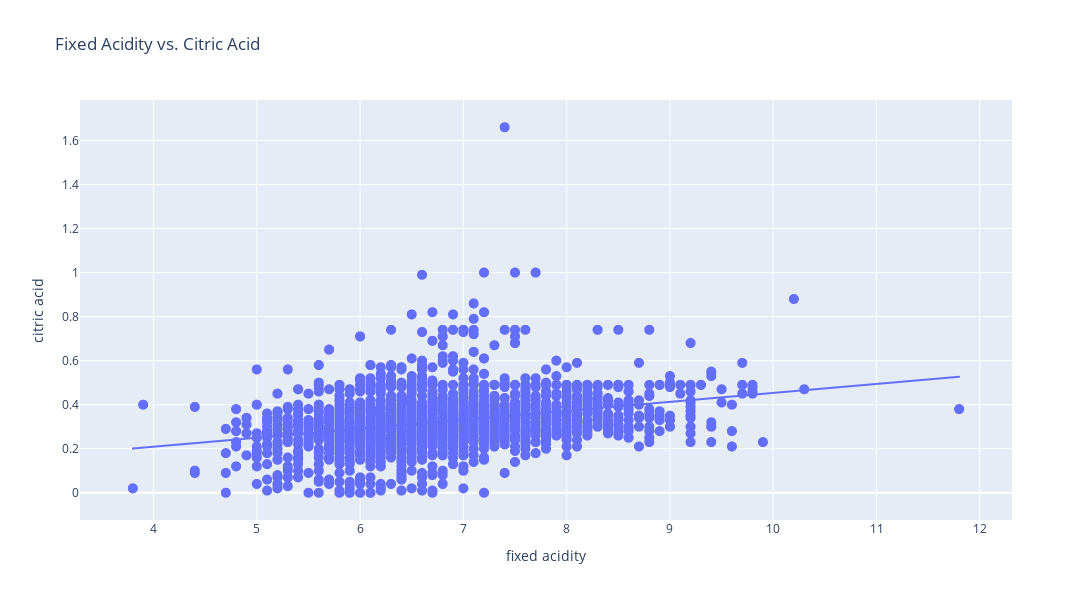

The notebook cell this image was saved under:
### Code cell
import plotly.express as px

fig = px.scatter(
    df,
    x='fixed acidity',
    y='citric acid',
    trendline='ols',
    title='Fixed Acidity vs. Citric Acid'
)

fig.update_traces(marker=dict(size=10))
fig.update_layout(width=1200, height=600)

fig.show()

### Figure 1 — Plotly figure (JSON) as saved in the notebook; plotly's stock layout.template omitted (floating-point values rounded to 4 significant figures; data arrays with more than 128 entries replaced by an {"elided": "..."} marker saying what was removed)
{"data": [{"hovertemplate": "fixed acidity=%{x}<br>citric acid=%{y}<extra></extra>", "legendgroup": "", "marker": {"color": "#636efa", "size": 10, "symbol": "circle"}, "mode": "markers", "name": "", "showlegend": false, "type": "scattergl", "x": {"elided": "3090 float values"}, "xaxis": "x", "y": {"elided": "3090 float values"}, "yaxis": "y"}, {"hovertemplate": "<b>OLS trendline</b><br>citric acid = 0.0407311 * fixed acidity + 0.0461637<br>R<sup>2</sup>=0.096935<br><br>fixed acidity=%{x}<br>citric acid=%{y} <b>(trend)</b><extra></extra>", "legendgroup": "", "marker": {"color": "#636efa", "size": 10, "symbol": "circle"}, "mode": "lines", "name": "", "showlegend": false, "type": "scattergl", "x": {"elided": "3090 float values"}, "xaxis": "x", "y": {"elided": "3090 float values"}, "yaxis": "y"}], "layout": {"height": 600, "legend": {"tracegroupgap": 0}, "title": {"text": "Fixed Acidity vs. Citric Acid"}, "width": 1200, "xaxis": {"anchor": "y", "autorange": true, "domain": [0, 1], "range": [3.295, 12.3], "title": {"text": "fixed acidity"}, "type": "linear"}, "yaxis": {"anchor": "x", "autorange": true, "domain": [0, 1], "range": [-0.1238, 1.784], "title": {"text": "citric acid"}, "type": "linear"}}}
